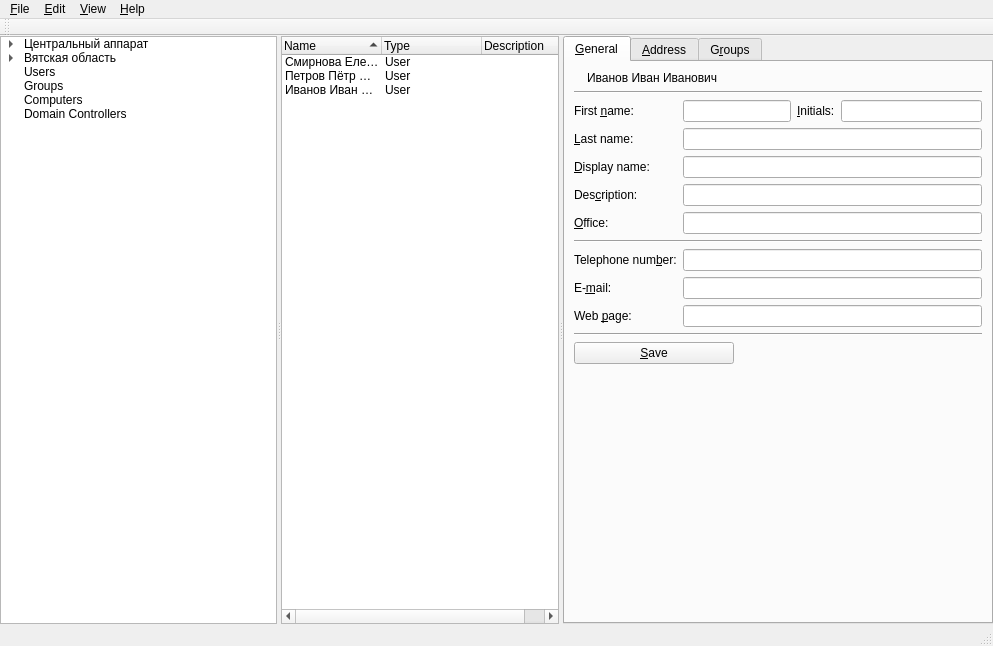
<?xml version="1.0" encoding="UTF-8"?>
<ui version="4.0">
 <class>MainWindow</class>
 <widget class="QMainWindow" name="MainWindow">
  <property name="geometry">
   <rect>
    <x>0</x>
    <y>0</y>
    <width>993</width>
    <height>646</height>
   </rect>
  </property>
  <property name="windowTitle">
   <string>Active Directory Management Center</string>
  </property>
  <widget class="QWidget" name="centralwidget">
   <layout class="QVBoxLayout" name="verticalLayout">
    <property name="spacing">
     <number>0</number>
    </property>
    <property name="leftMargin">
     <number>0</number>
    </property>
    <property name="topMargin">
     <number>0</number>
    </property>
    <property name="rightMargin">
     <number>0</number>
    </property>
    <property name="bottomMargin">
     <number>0</number>
    </property>
    <item>
     <widget class="QSplitter" name="splitter">
      <property name="orientation">
       <enum>Qt::Horizontal</enum>
      </property>
      <widget class="QTreeWidget" name="hierarchy">
       <attribute name="headerVisible">
        <bool>false</bool>
       </attribute>
       <column>
        <property name="text">
         <string>Object</string>
        </property>
       </column>
       <item>
        <property name="text">
         <string>Центральный аппарат</string>
        </property>
        <item>
         <property name="text">
          <string>Бухгалтерия</string>
         </property>
        </item>
       </item>
       <item>
        <property name="text">
         <string>Вятская область</string>
        </property>
        <item>
         <property name="text">
          <string>Отдел продаж</string>
         </property>
        </item>
       </item>
       <item>
        <property name="text">
         <string>Users</string>
        </property>
        <property name="icon">
         <iconset resource="resources.qrc">
          <normaloff>:/icons/group.png</normaloff>:/icons/group.png</iconset>
        </property>
       </item>
       <item>
        <property name="text">
         <string>Groups</string>
        </property>
        <property name="icon">
         <iconset resource="resources.qrc">
          <normaloff>:/icons/group.png</normaloff>:/icons/group.png</iconset>
        </property>
       </item>
       <item>
        <property name="text">
         <string>Computers</string>
        </property>
       </item>
       <item>
        <property name="text">
         <string>Domain Controllers</string>
        </property>
       </item>
      </widget>
      <widget class="QTreeWidget" name="objects">
       <property name="rootIsDecorated">
        <bool>false</bool>
       </property>
       <property name="sortingEnabled">
        <bool>true</bool>
       </property>
       <column>
        <property name="text">
         <string>Name</string>
        </property>
       </column>
       <column>
        <property name="text">
         <string>Type</string>
        </property>
       </column>
       <column>
        <property name="text">
         <string>Description</string>
        </property>
       </column>
       <item>
        <property name="text">
         <string>Смирнова Елена Васильевна</string>
        </property>
        <property name="icon">
         <iconset resource="resources.qrc">
          <normaloff>:/icons/user.png</normaloff>:/icons/user.png</iconset>
        </property>
        <property name="text">
         <string>User</string>
        </property>
       </item>
       <item>
        <property name="text">
         <string>Петров Пётр Петрович</string>
        </property>
        <property name="icon">
         <iconset resource="resources.qrc">
          <normaloff>:/icons/user.png</normaloff>:/icons/user.png</iconset>
        </property>
        <property name="text">
         <string>User</string>
        </property>
       </item>
       <item>
        <property name="text">
         <string>Иванов Иван Иванович</string>
        </property>
        <property name="icon">
         <iconset resource="resources.qrc">
          <normaloff>:/icons/user.png</normaloff>:/icons/user.png</iconset>
        </property>
        <property name="text">
         <string>User</string>
        </property>
       </item>
      </widget>
      <widget class="QTabWidget" name="properties">
       <property name="currentIndex">
        <number>0</number>
       </property>
       <widget class="QWidget" name="generalTab">
        <attribute name="title">
         <string>&amp;General</string>
        </attribute>
        <layout class="QGridLayout" name="gridLayout">
         <item row="0" column="0" colspan="4">
          <layout class="QHBoxLayout" name="horizontalLayout">
           <item>
            <widget class="QLabel" name="label_21">
             <property name="sizePolicy">
              <sizepolicy hsizetype="Minimum" vsizetype="Minimum">
               <horstretch>0</horstretch>
               <verstretch>0</verstretch>
              </sizepolicy>
             </property>
             <property name="text">
              <string/>
             </property>
             <property name="pixmap">
              <pixmap resource="resources.qrc">:/icons/user-normal.png</pixmap>
             </property>
            </widget>
           </item>
           <item>
            <widget class="QLabel" name="label">
             <property name="sizePolicy">
              <sizepolicy hsizetype="MinimumExpanding" vsizetype="Preferred">
               <horstretch>0</horstretch>
               <verstretch>0</verstretch>
              </sizepolicy>
             </property>
             <property name="text">
              <string>Иванов Иван Иванович</string>
             </property>
            </widget>
           </item>
          </layout>
         </item>
         <item row="1" column="0" colspan="5">
          <widget class="Line" name="line">
           <property name="orientation">
            <enum>Qt::Horizontal</enum>
           </property>
          </widget>
         </item>
         <item row="3" column="0">
          <widget class="QLabel" name="label_2">
           <property name="text">
            <string>First &amp;name:</string>
           </property>
           <property name="buddy">
            <cstring>lineEdit</cstring>
           </property>
          </widget>
         </item>
         <item row="3" column="1" colspan="2">
          <widget class="QLineEdit" name="lineEdit"/>
         </item>
         <item row="3" column="3">
          <widget class="QLabel" name="label_4">
           <property name="text">
            <string>&amp;Initials:</string>
           </property>
           <property name="buddy">
            <cstring>lineEdit_3</cstring>
           </property>
          </widget>
         </item>
         <item row="3" column="4">
          <widget class="QLineEdit" name="lineEdit_3"/>
         </item>
         <item row="4" column="0">
          <widget class="QLabel" name="label_3">
           <property name="text">
            <string>&amp;Last name:</string>
           </property>
           <property name="buddy">
            <cstring>lineEdit_2</cstring>
           </property>
          </widget>
         </item>
         <item row="4" column="1" colspan="4">
          <widget class="QLineEdit" name="lineEdit_2"/>
         </item>
         <item row="5" column="0">
          <widget class="QLabel" name="label_5">
           <property name="text">
            <string>&amp;Display name:</string>
           </property>
           <property name="buddy">
            <cstring>lineEdit_2</cstring>
           </property>
          </widget>
         </item>
         <item row="5" column="1" colspan="4">
          <widget class="QLineEdit" name="lineEdit_4"/>
         </item>
         <item row="6" column="0">
          <widget class="QLabel" name="label_6">
           <property name="text">
            <string>Des&amp;cription:</string>
           </property>
           <property name="buddy">
            <cstring>lineEdit_2</cstring>
           </property>
          </widget>
         </item>
         <item row="6" column="1" colspan="4">
          <widget class="QLineEdit" name="lineEdit_5"/>
         </item>
         <item row="7" column="0">
          <widget class="QLabel" name="label_7">
           <property name="text">
            <string>&amp;Office:</string>
           </property>
           <property name="buddy">
            <cstring>lineEdit_2</cstring>
           </property>
          </widget>
         </item>
         <item row="7" column="1" colspan="4">
          <widget class="QLineEdit" name="lineEdit_6"/>
         </item>
         <item row="8" column="0" colspan="5">
          <widget class="Line" name="line_2">
           <property name="orientation">
            <enum>Qt::Horizontal</enum>
           </property>
          </widget>
         </item>
         <item row="9" column="0">
          <widget class="QLabel" name="label_8">
           <property name="text">
            <string>Telephone num&amp;ber:</string>
           </property>
           <property name="buddy">
            <cstring>lineEdit_2</cstring>
           </property>
          </widget>
         </item>
         <item row="9" column="1" colspan="4">
          <widget class="QLineEdit" name="lineEdit_7"/>
         </item>
         <item row="10" column="0">
          <widget class="QLabel" name="label_9">
           <property name="text">
            <string>E-&amp;mail:</string>
           </property>
           <property name="buddy">
            <cstring>lineEdit_2</cstring>
           </property>
          </widget>
         </item>
         <item row="10" column="1" colspan="4">
          <widget class="QLineEdit" name="lineEdit_8"/>
         </item>
         <item row="11" column="0">
          <widget class="QLabel" name="label_10">
           <property name="text">
            <string>Web &amp;page:</string>
           </property>
           <property name="buddy">
            <cstring>lineEdit_2</cstring>
           </property>
          </widget>
         </item>
         <item row="11" column="1" colspan="4">
          <widget class="QLineEdit" name="lineEdit_9"/>
         </item>
         <item row="12" column="0" colspan="5">
          <widget class="Line" name="line_5">
           <property name="orientation">
            <enum>Qt::Horizontal</enum>
           </property>
          </widget>
         </item>
         <item row="13" column="0" colspan="2">
          <widget class="QPushButton" name="pushButton">
           <property name="text">
            <string>&amp;Save</string>
           </property>
          </widget>
         </item>
         <item row="14" column="2">
          <spacer name="verticalSpacer">
           <property name="orientation">
            <enum>Qt::Vertical</enum>
           </property>
           <property name="sizeHint" stdset="0">
            <size>
             <width>20</width>
             <height>193</height>
            </size>
           </property>
          </spacer>
         </item>
        </layout>
       </widget>
       <widget class="QWidget" name="addressTab">
        <attribute name="title">
         <string>&amp;Address</string>
        </attribute>
       </widget>
       <widget class="QWidget" name="tab">
        <attribute name="title">
         <string>G&amp;roups</string>
        </attribute>
       </widget>
      </widget>
     </widget>
    </item>
   </layout>
  </widget>
  <widget class="QMenuBar" name="menubar">
   <property name="geometry">
    <rect>
     <x>0</x>
     <y>0</y>
     <width>993</width>
     <height>20</height>
    </rect>
   </property>
   <widget class="QMenu" name="menu_File">
    <property name="title">
     <string>&amp;File</string>
    </property>
   </widget>
   <widget class="QMenu" name="menu_Edit">
    <property name="title">
     <string>&amp;Edit</string>
    </property>
   </widget>
   <widget class="QMenu" name="menu_View">
    <property name="title">
     <string>&amp;View</string>
    </property>
   </widget>
   <widget class="QMenu" name="menu_Help">
    <property name="title">
     <string>&amp;Help</string>
    </property>
   </widget>
   <addaction name="menu_File"/>
   <addaction name="menu_Edit"/>
   <addaction name="menu_View"/>
   <addaction name="menu_Help"/>
  </widget>
  <widget class="QStatusBar" name="statusbar"/>
  <widget class="QToolBar" name="toolBar">
   <property name="windowTitle">
    <string>toolBar</string>
   </property>
   <attribute name="toolBarArea">
    <enum>TopToolBarArea</enum>
   </attribute>
   <attribute name="toolBarBreak">
    <bool>false</bool>
   </attribute>
  </widget>
 </widget>
 <resources>
  <include location="resources.qrc"/>
 </resources>
 <connections/>
</ui>
